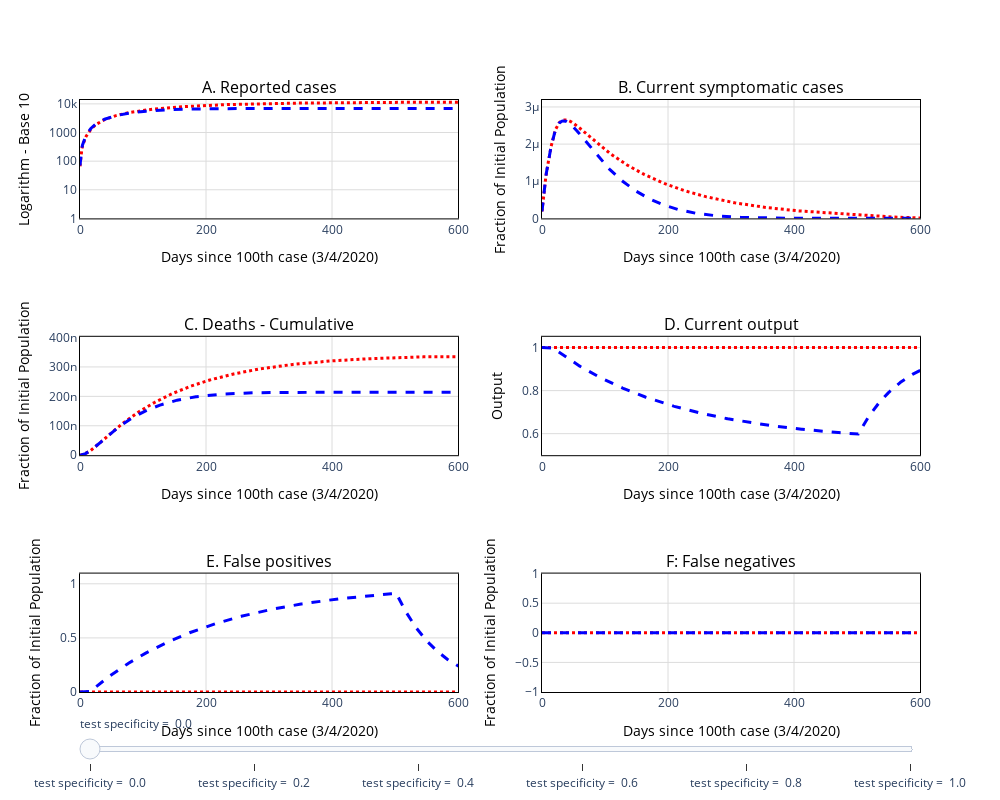

This figure's notebook cell:
### Code cell
f

### Figure 1 — Plotly figure (JSON) as saved in the notebook; plotly's stock layout.template omitted (floating-point values rounded to 4 significant figures; data arrays with more than 128 entries replaced by an {"elided": "..."} marker saying what was removed)
{"data": [{"line": {"color": "red", "dash": "dot", "width": 3}, "name": "Common Quarantine", "showlegend": true, "type": "scatter", "visible": true, "xaxis": "x", "y": {"elided": "1095 float values"}, "yaxis": "y"}, {"line": {"color": "red", "dash": "dot", "width": 3}, "name": "Common Quarantine", "showlegend": false, "type": "scatter", "visible": true, "xaxis": "x2", "y": {"elided": "1095 float values"}, "yaxis": "y2"}, {"line": {"color": "red", "dash": "dot", "width": 3}, "name": "Common Quarantine", "showlegend": false, "type": "scatter", "visible": true, "xaxis": "x3", "y": {"elided": "1095 float values"}, "yaxis": "y3"}, {"line": {"color": "red", "dash": "dot", "width": 3}, "name": "Common Quarantine", "showlegend": false, "type": "scatter", "visible": true, "xaxis": "x4", "y": {"elided": "1095 float values"}, "yaxis": "y4"}, {"line": {"color": "red", "dash": "dot", "width": 3}, "name": "Common Quarantine", "showlegend": false, "type": "scatter", "visible": true, "xaxis": "x5", "y": {"elided": "1095 float values"}, "yaxis": "y5"}, {"line": {"color": "red", "dash": "dot", "width": 3}, "name": "Common Quarantine", "showlegend": false, "type": "scatter", "visible": true, "xaxis": "x6", "y": {"elided": "1095 int values"}, "yaxis": "y6"}, {"line": {"color": "blue", "dash": "dash", "width": 3}, "name": "Quarantine & Test", "showlegend": true, "type": "scatter", "visible": true, "xaxis": "x", "y": {"elided": "1095 float values"}, "yaxis": "y"}, {"line": {"color": "blue", "dash": "dash", "width": 3}, "name": "Quarantine & Test", "showlegend": false, "type": "scatter", "visible": true, "xaxis": "x2", "y": {"elided": "1095 float values"}, "yaxis": "y2"}, {"line": {"color": "blue", "dash": "dash", "width": 3}, "name": "Quarantine & Test", "showlegend": false, "type": "scatter", "visible": true, "xaxis": "x3", "y": {"elided": "1095 float values"}, "yaxis": "y3"}, {"line": {"color": "blue", "dash": "dash", "width": 3}, "name": "Quarantine & Test", "showlegend": false, "type": "scatter", "visible": true, "xaxis": "x4", "y": {"elided": "1095 float values"}, "yaxis": "y4"}, {"line": {"color": "blue", "dash": "dash", "width": 3}, "name": "Quarantine & Test", "showlegend": false, "type": "scatter", "visible": true, "xaxis": "x5", "y": {"elided": "1095 float values"}, "yaxis": "y5"}, {"line": {"color": "blue", "dash": "dash", "width": 3}, "name": "Quarantine & Test", "showlegend": false, "type": "scatter", "visible": true, "xaxis": "x6", "y": {"elided": "1095 int values"}, "yaxis": "y6"}, {"line": {"color": "blue", "dash": "dash", "width": 3}, "name": "Quarantine & Test", "showlegend": true, "type": "scatter", "visible": false, "xaxis": "x", "y": {"elided": "1095 float values"}, "yaxis": "y"}, {"line": {"color": "blue", "dash": "dash", "width": 3}, "name": "Quarantine & Test", "showlegend": false, "type": "scatter", "visible": false, "xaxis": "x2", "y": {"elided": "1095 float values"}, "yaxis": "y2"}, {"line": {"color": "blue", "dash": "dash", "width": 3}, "name": "Quarantine & Test", "showlegend": false, "type": "scatter", "visible": false, "xaxis": "x3", "y": {"elided": "1095 float values"}, "yaxis": "y3"}, {"line": {"color": "blue", "dash": "dash", "width": 3}, "name": "Quarantine & Test", "showlegend": false, "type": "scatter", "visible": false, "xaxis": "x4", "y": {"elided": "1095 float values"}, "yaxis": "y4"}, {"line": {"color": "blue", "dash": "dash", "width": 3}, "name": "Quarantine & Test", "showlegend": false, "type": "scatter", "visible": false, "xaxis": "x5", "y": {"elided": "1095 float values"}, "yaxis": "y5"}, {"line": {"color": "blue", "dash": "dash", "width": 3}, "name": "Quarantine & Test", "showlegend": false, "type": "scatter", "visible": false, "xaxis": "x6", "y": {"elided": "1095 int values"}, "yaxis": "y6"}, {"line": {"color": "blue", "dash": "dash", "width": 3}, "name": "Quarantine & Test", "showlegend": true, "type": "scatter", "visible": false, "xaxis": "x", "y": {"elided": "1095 float values"}, "yaxis": "y"}, {"line": {"color": "blue", "dash": "dash", "width": 3}, "name": "Quarantine & Test", "showlegend": false, "type": "scatter", "visible": false, "xaxis": "x2", "y": {"elided": "1095 float values"}, "yaxis": "y2"}, {"line": {"color": "blue", "dash": "dash", "width": 3}, "name": "Quarantine & Test", "showlegend": false, "type": "scatter", "visible": false, "xaxis": "x3", "y": {"elided": "1095 float values"}, "yaxis": "y3"}, {"line": {"color": "blue", "dash": "dash", "width": 3}, "name": "Quarantine & Test", "showlegend": false, "type": "scatter", "visible": false, "xaxis": "x4", "y": {"elided": "1095 float values"}, "yaxis": "y4"}, {"line": {"color": "blue", "dash": "dash", "width": 3}, "name": "Quarantine & Test", "showlegend": false, "type": "scatter", "visible": false, "xaxis": "x5", "y": {"elided": "1095 float values"}, "yaxis": "y5"}, {"line": {"color": "blue", "dash": "dash", "width": 3}, "name": "Quarantine & Test", "showlegend": false, "type": "scatter", "visible": false, "xaxis": "x6", "y": {"elided": "1095 int values"}, "yaxis": "y6"}, {"line": {"color": "blue", "dash": "dash", "width": 3}, "name": "Quarantine & Test", "showlegend": true, "type": "scatter", "visible": false, "xaxis": "x", "y": {"elided": "1095 float values"}, "yaxis": "y"}, {"line": {"color": "blue", "dash": "dash", "width": 3}, "name": "Quarantine & Test", "showlegend": false, "type": "scatter", "visible": false, "xaxis": "x2", "y": {"elided": "1095 float values"}, "yaxis": "y2"}, {"line": {"color": "blue", "dash": "dash", "width": 3}, "name": "Quarantine & Test", "showlegend": false, "type": "scatter", "visible": false, "xaxis": "x3", "y": {"elided": "1095 float values"}, "yaxis": "y3"}, {"line": {"color": "blue", "dash": "dash", "width": 3}, "name": "Quarantine & Test", "showlegend": false, "type": "scatter", "visible": false, "xaxis": "x4", "y": {"elided": "1095 float values"}, "yaxis": "y4"}, {"line": {"color": "blue", "dash": "dash", "width": 3}, "name": "Quarantine & Test", "showlegend": false, "type": "scatter", "visible": false, "xaxis": "x5", "y": {"elided": "1095 float values"}, "yaxis": "y5"}, {"line": {"color": "blue", "dash": "dash", "width": 3}, "name": "Quarantine & Test", "showlegend": false, "type": "scatter", "visible": false, "xaxis": "x6", "y": {"elided": "1095 int values"}, "yaxis": "y6"}, {"line": {"color": "blue", "dash": "dash", "width": 3}, "name": "Quarantine & Test", "showlegend": true, "type": "scatter", "visible": false, "xaxis": "x", "y": {"elided": "1095 float values"}, "yaxis": "y"}, {"line": {"color": "blue", "dash": "dash", "width": 3}, "name": "Quarantine & Test", "showlegend": false, "type": "scatter", "visible": false, "xaxis": "x2", "y": {"elided": "1095 float values"}, "yaxis": "y2"}, {"line": {"color": "blue", "dash": "dash", "width": 3}, "name": "Quarantine & Test", "showlegend": false, "type": "scatter", "visible": false, "xaxis": "x3", "y": {"elided": "1095 float values"}, "yaxis": "y3"}, {"line": {"color": "blue", "dash": "dash", "width": 3}, "name": "Quarantine & Test", "showlegend": false, "type": "scatter", "visible": false, "xaxis": "x4", "y": {"elided": "1095 float values"}, "yaxis": "y4"}, {"line": {"color": "blue", "dash": "dash", "width": 3}, "name": "Quarantine & Test", "showlegend": false, "type": "scatter", "visible": false, "xaxis": "x5", "y": {"elided": "1095 float values"}, "yaxis": "y5"}, {"line": {"color": "blue", "dash": "dash", "width": 3}, "name": "Quarantine & Test", "showlegend": false, "type": "scatter", "visible": false, "xaxis": "x6", "y": {"elided": "1095 int values"}, "yaxis": "y6"}, {"line": {"color": "blue", "dash": "dash", "width": 3}, "name": "Quarantine & Test", "showlegend": true, "type": "scatter", "visible": false, "xaxis": "x", "y": {"elided": "1095 float values"}, "yaxis": "y"}, {"line": {"color": "blue", "dash": "dash", "width": 3}, "name": "Quarantine & Test", "showlegend": false, "type": "scatter", "visible": false, "xaxis": "x2", "y": {"elided": "1095 float values"}, "yaxis": "y2"}, {"line": {"color": "blue", "dash": "dash", "width": 3}, "name": "Quarantine & Test", "showlegend": false, "type": "scatter", "visible": false, "xaxis": "x3", "y": {"elided": "1095 float values"}, "yaxis": "y3"}, {"line": {"color": "blue", "dash": "dash", "width": 3}, "name": "Quarantine & Test", "showlegend": false, "type": "scatter", "visible": false, "xaxis": "x4", "y": {"elided": "1095 float values"}, "yaxis": "y4"}, {"line": {"color": "blue", "dash": "dash", "width": 3}, "name": "Quarantine & Test", "showlegend": false, "type": "scatter", "visible": false, "xaxis": "x5", "y": {"elided": "1095 float values"}, "yaxis": "y5"}, {"line": {"color": "blue", "dash": "dash", "width": 3}, "name": "Quarantine & Test", "showlegend": false, "type": "scatter", "visible": false, "xaxis": "x6", "y": {"elided": "1095 int values"}, "yaxis": "y6"}], "layout": {"annotations": [{"font": {"color": "black", "size": 16}, "showarrow": false, "text": "A. Reported cases", "x": 0.225, "xanchor": "center", "xref": "paper", "y": 1, "yanchor": "bottom", "yref": "paper"}, {"font": {"color": "black", "size": 16}, "showarrow": false, "text": "B. Current symptomatic cases", "x": 0.775, "xanchor": "center", "xref": "paper", "y": 1, "yanchor": "bottom", "yref": "paper"}, {"font": {"color": "black", "size": 16}, "showarrow": false, "text": "C. Deaths - Cumulative", "x": 0.225, "xanchor": "center", "xref": "paper", "y": 0.6, "yanchor": "bottom", "yref": "paper"}, {"font": {"color": "black", "size": 16}, "showarrow": false, "text": "D. Current output", "x": 0.775, "xanchor": "center", "xref": "paper", "y": 0.6, "yanchor": "bottom", "yref": "paper"}, {"font": {"color": "black", "size": 16}, "showarrow": false, "text": "E. False positives", "x": 0.225, "xanchor": "center", "xref": "paper", "y": 0.2, "yanchor": "bottom", "yref": "paper"}, {"font": {"color": "black", "size": 16}, "showarrow": false, "text": "F: False negatives", "x": 0.775, "xanchor": "center", "xref": "paper", "y": 0.2, "yanchor": "bottom", "yref": "paper"}], "height": 800, "plot_bgcolor": "rgba(0,0,0,0)", "showlegend": false, "sliders": [{"steps": [{"args": [{"visible": [true, true, true, true, true, true, true, true, true, true, true, true, "legendonly", "legendonly", "legendonly", "legendonly", "legendonly", "legendonly", "legendonly", "legendonly", "legendonly", "legendonly", "legendonly", "legendonly", "legendonly", "legendonly", "legendonly", "legendonly", "legendonly", "legendonly", "legendonly", "legendonly", "legendonly", "legendonly", "legendonly", "legendonly", "legendonly", "legendonly", "legendonly", "legendonly", "legendonly", "legendonly"]}, {"showlegend": [true, "False", "False", "False", "False", "False", true, "False", "False", "False", "False", "False", "False", "False", "False", "False", "False", "False", "False", "False", "False", "False", "False", "False", "False", "False", "False", "False", "False", "False", "False", "False", "False", "False", "False", "False", "False", "False", "False", "False", "False", "False"]}], "label": "test specificity = \n0.0", "method": "restyle"}, {"args": [{"visible": [true, true, true, true, true, true, "legendonly", "legendonly", "legendonly", "legendonly", "legendonly", "legendonly", true, true, true, true, true, true, "legendonly", "legendonly", "legendonly", "legendonly", "legendonly", "legendonly", "legendonly", "legendonly", "legendonly", "legendonly", "legendonly", "legendonly", "legendonly", "legendonly", "legendonly", "legendonly", "legendonly", "legendonly", "legendonly", "legendonly", "legendonly", "legendonly", "legendonly", "legendonly"]}, {"showlegend": [true, "False", "False", "False", "False", "False", "False", "False", "False", "False", "False", "False", true, "False", "False", "False", "False", "False", "False", "False", "False", "False", "False", "False", "False", "False", "False", "False", "False", "False", "False", "False", "False", "False", "False", "False", "False", "False", "False", "False", "False", "False"]}], "label": "test specificity = \n0.2", "method": "restyle"}, {"args": [{"visible": [true, true, true, true, true, true, "legendonly", "legendonly", "legendonly", "legendonly", "legendonly", "legendonly", "legendonly", "legendonly", "legendonly", "legendonly", "legendonly", "legendonly", true, true, true, true, true, true, "legendonly", "legendonly", "legendonly", "legendonly", "legendonly", "legendonly", "legendonly", "legendonly", "legendonly", "legendonly", "legendonly", "legendonly", "legendonly", "legendonly", "legendonly", "legendonly", "legendonly", "legendonly"]}, {"showlegend": [true, "False", "False", "False", "False", "False", "False", "False", "False", "False", "False", "False", "False", "False", "False", "False", "False", "False", true, "False", "False", "False", "False", "False", "False", "False", "False", "False", "False", "False", "False", "False", "False", "False", "False", "False", "False", "False", "False", "False", "False", "False"]}], "label": "test specificity = \n0.4", "method": "restyle"}, {"args": [{"visible": [true, true, true, true, true, true, "legendonly", "legendonly", "legendonly", "legendonly", "legendonly", "legendonly", "legendonly", "legendonly", "legendonly", "legendonly", "legendonly", "legendonly", "legendonly", "legendonly", "legendonly", "legendonly", "legendonly", "legendonly", true, true, true, true, true, true, "legendonly", "legendonly", "legendonly", "legendonly", "legendonly", "legendonly", "legendonly", "legendonly", "legendonly", "legendonly", "legendonly", "legendonly"]}, {"showlegend": [true, "False", "False", "False", "False", "False", "False", "False", "False", "False", "False", "False", "False", "False", "False", "False", "False", "False", "False", "False", "False", "False", "False", "False", true, "False", "False", "False", "False", "False", "False", "False", "False", "False", "False", "False", "False", "False", "False", "False", "False", "False"]}], "label": "test specificity = \n0.6", "method": "restyle"}, {"args": [{"visible": [true, true, true, true, true, true, "legendonly", "legendonly", "legendonly", "legendonly", "legendonly", "legendonly", "legendonly", "legendonly", "legendonly", "legendonly", "legendonly", "legendonly", "legendonly", "legendonly", "legendonly", "legendonly", "legendonly", "legendonly", "legendonly", "legendonly", "legendonly", "legendonly", "legendonly", "legendonly", true, true, true, true, true, true, "legendonly", "legendonly", "legendonly", "legendonly", "legendonly", "legendonly"]}, {"showlegend": [true, "False", "False", "False", "False", "False", "False", "False", "False", "False", "False", "False", "False", "False", "False", "False", "False", "False", "False", "False", "False", "False", "False", "False", "False", "False", "False", "False", "False", "False", true, "False", "False", "False", "False", "False", "False", "False", "False", "False", "False", "False"]}], "label": "test specificity = \n0.8", "method": "restyle"}, {"args": [{"visible": [true, true, true, true, true, true, "legendonly", "legendonly", "legendonly", "legendonly", "legendonly", "legendonly", "legendonly", "legendonly", "legendonly", "legendonly", "legendonly", "legendonly", "legendonly", "legendonly", "legendonly", "legendonly", "legendonly", "legendonly", "legendonly", "legendonly", "legendonly", "legendonly", "legendonly", "legendonly", "legendonly", "legendonly", "legendonly", "legendonly", "legendonly", "legendonly", true, true, true, true, true, true]}, {"showlegend": [true, "False", "False", "False", "False", "False", "False", "False", "False", "False", "False", "False", "False", "False", "False", "False", "False", "False", "False", "False", "False", "False", "False", "False", "False", "False", "False", "False", "False", "False", "False", "False", "False", "False", "False", "False", true, "False", "False", "False", "False", "False"]}], "label": "test specificity = \n1.0", "method": "restyle"}]}], "width": 1000, "xaxis": {"anchor": "y", "domain": [0, 0.45], "gridcolor": "rgb(220,220,220)", "linecolor": "black", "linewidth": 1, "mirror": true, "range": [0, 600], "showline": true, "title": {"font": {"color": "black"}, "text": "Days since 100th case (3/4/2020)"}}, "xaxis2": {"anchor": "y2", "domain": [0.55, 1], "gridcolor": "rgb(220,220,220)", "linecolor": "black", "linewidth": 1, "mirror": true, "range": [0, 600], "showline": true, "title": {"font": {"color": "black"}, "text": "Days since 100th case (3/4/2020)"}}, "xaxis3": {"anchor": "y3", "domain": [0, 0.45], "gridcolor": "rgb(220,220,220)", "linecolor": "black", "linewidth": 1, "mirror": true, "range": [0, 600], "showline": true, "title": {"font": {"color": "black"}, "text": "Days since 100th case (3/4/2020)"}}, "xaxis4": {"anchor": "y4", "domain": [0.55, 1], "gridcolor": "rgb(220,220,220)", "linecolor": "black", "linewidth": 1, "mirror": true, "range": [0, 600], "showline": true, "title": {"font": {"color": "black"}, "text": "Days since 100th case (3/4/2020)"}}, "xaxis5": {"anchor": "y5", "domain": [0, 0.45], "gridcolor": "rgb(220,220,220)", "linecolor": "black", "linewidth": 1, "mirror": true, "range": [0, 600], "showline": true, "title": {"font": {"color": "black"}, "text": "Days since 100th case (3/4/2020)"}}, "xaxis6": {"anchor": "y6", "domain": [0.55, 1], "gridcolor": "rgb(220,220,220)", "linecolor": "black", "linewidth": 1, "mirror": true, "range": [0, 600], "showline": true, "title": {"font": {"color": "black"}, "text": "Days since 100th case (3/4/2020)"}}, "yaxis": {"anchor": "x", "domain": [0.8, 1], "gridcolor": "rgb(220,220,220)", "linecolor": "black", "linewidth": 1, "mirror": true, "range": [0, 4.136], "showline": true, "title": {"font": {"color": "black"}, "text": "Logarithm - Base 10"}, "type": "log"}, "yaxis2": {"anchor": "x2", "domain": [0.8, 1], "gridcolor": "rgb(220,220,220)", "linecolor": "black", "linewidth": 1, "mirror": true, "range": [0, 3.187e-06], "showline": true, "title": {"font": {"color": "black"}, "text": "Fraction of Initial Population"}}, "yaxis3": {"anchor": "x3", "domain": [0.4, 0.6], "gridcolor": "rgb(220,220,220)", "linecolor": "black", "linewidth": 1, "mirror": true, "range": [0, 4.025e-07], "showline": true, "title": {"font": {"color": "black"}, "text": "Fraction of Initial Population"}}, "yaxis4": {"anchor": "x4", "domain": [0.4, 0.6], "gridcolor": "rgb(220,220,220)", "linecolor": "black", "linewidth": 1, "mirror": true, "range": [0.5, 1.05], "showline": true, "title": {"font": {"color": "black"}, "text": "Output"}}, "yaxis5": {"anchor": "x5", "domain": [0, 0.2], "gridcolor": "rgb(220,220,220)", "linecolor": "black", "linewidth": 1, "mirror": true, "range": [0, 1.094], "showline": true, "title": {"font": {"color": "black"}, "text": "Fraction of Initial Population"}}, "yaxis6": {"anchor": "x6", "domain": [0, 0.2], "gridcolor": "rgb(220,220,220)", "linecolor": "black", "linewidth": 1, "mirror": true, "range": [0, 0], "showline": true, "title": {"font": {"color": "black"}, "text": "Fraction of Initial Population"}}}}
